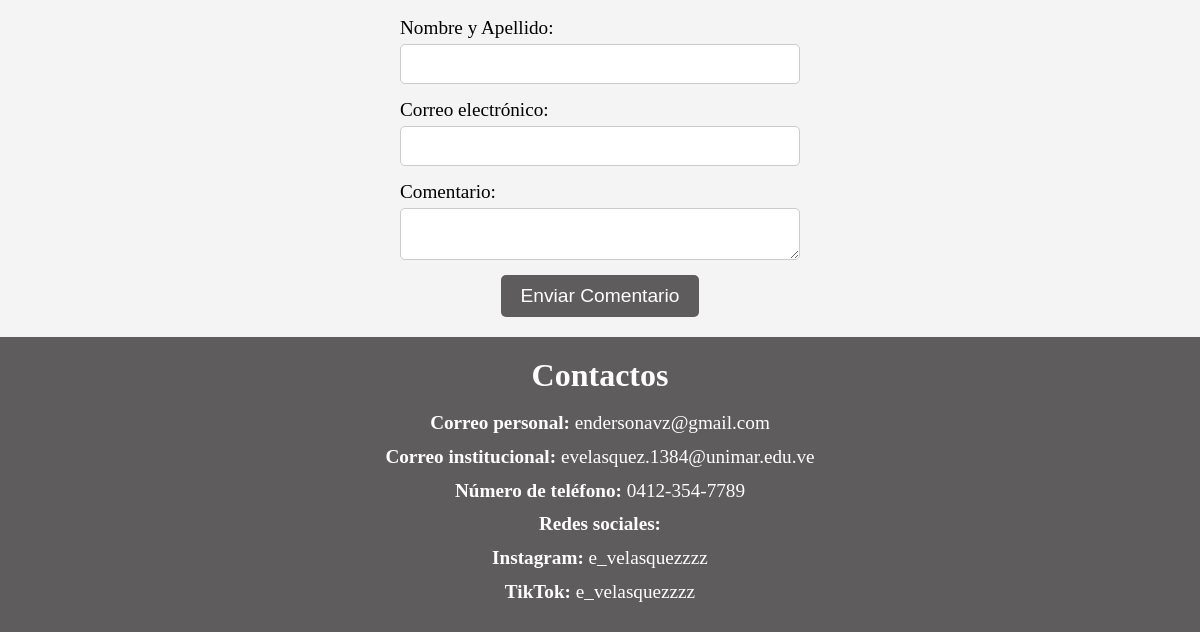
Before: / (lower part) with the older database file.
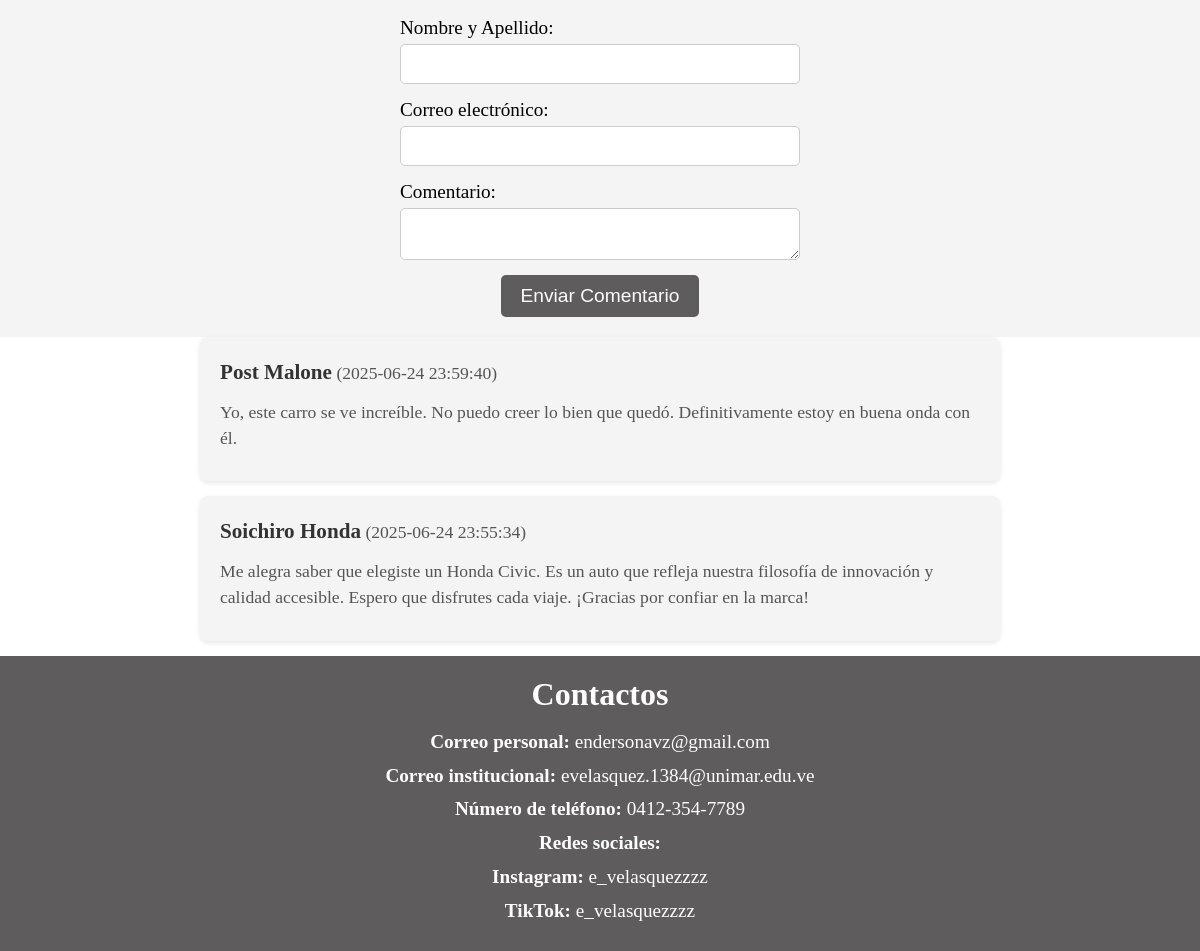
After: the same page with the newer database file.
### tables this page shows
CREATE TABLE `comentario` (
  `id` int(11) NOT NULL,
  `nombreyapellido` varchar(255) NOT NULL,
  `email` varchar(255) NOT NULL,
  `nota` varchar(1000) NOT NULL,
  `fechanota` varchar(255) NOT NULL
);

### index.php (the view, shortened to what this page needs)
<!DOCTYPE html>
<html lang="es">
<head>
    <link rel="stylesheet" href="navbar.css">
    <link rel="stylesheet" href="cuerpo.css">
    <link rel="stylesheet" href="comentario.css">
    <link rel="stylesheet" href="footer.css">
</head>
<body>
<div class="comentarios" id="comments">
    <form class="comentarios-form" action="guardar_comentario.php" method="POST">
        <label class="comentarios-label" for="nombreyapellido">Nombre y Apellido:</label>
        <input class="comentarios-input" type="text" id="nombreyapellido" name="nombreyapellido" required>
        <label class="comentarios-label" for="email">Correo electrónico:</label>
        <input class="comentarios-input" type="email" id="email" name="email" required>
        <label class="comentarios-label" for="nota">Comentario:</label>
        <textarea class="comentarios-textarea" id="nota" name="nota" required></textarea>
        <button class="comentarios-button" type="submit">Enviar Comentario</button>
    </form>
</div>
<?php
    include('conexionbdd.php');
    $sql = "SELECT * FROM comentario ORDER BY fechanota DESC";
    $result = $conn->query($sql);
    if ($result->num_rows > 0) {
        while($row = $result->fetch_assoc()) {
            echo "<div class='comentario'>";
            echo "<p><strong>" . $row['nombreyapellido'] . "</strong> (" . $row['fechanota'] . ")</p>";
            echo "<p>" . $row['nota'] . "</p>";
            echo "</div>";
        }
    } else {
        echo "";
    }
?>
<footer id="contact">
    <div class="footer-content">
        <h3>Contactos</h3>
        <p><strong>Correo personal:</strong> endersonavz@gmail.com</p>
        <p><strong>Correo institucional:</strong> evelasquez.1384@unimar.edu.ve</p>
        <p><strong>Número de teléfono:</strong> 0412-354-7789</p>
        <p><strong>Redes sociales:</strong></p>
        <p><strong>Instagram:</strong> e_velasquezzzz</p>
        <p><strong>TikTok:</strong> e_velasquezzzz</p>
    </div>
</footer>
</body>
</html>

### navbar.css (style rules this page uses)
* { margin: 0; padding: 0; box-sizing: border-box; }

### comentario.css (style rules this page uses)
.comentarios { background-color: #f4f4f4; padding: 20px; text-align: center; }
.comentarios-form { display: flex; flex-direction: column; align-items: center; }
.comentarios-label { font-size: 1.2em; margin-bottom: 5px; text-align: left; width: 100%; max-width: 400px; }
.comentarios-input, .comentarios-textarea { width: 100%; max-width: 400px; padding: 10px; margin-bottom: 15px; border: 1px solid #ccc; border-radius: 5px; font-size: 1em; }
.comentarios-button { padding: 10px 20px; font-size: 1.2em; background-color: #5e5c5c; color: white; border: none; border-radius: 5px; cursor: pointer; }
.comentario { background-color: #f4f4f4; padding: 20px; margin-bottom: 15px; border-radius: 8px; box-shadow: 0 2px 5px rgba(0, 0, 0, 0.1); max-width: 800px; margin-left: auto; margin-right: auto; text-align: left; }
.comentario p strong { color: #333; font-size: 1.2em; }
.comentario p { font-size: 0.9em; color: #888; margin-bottom: 10px; }
.comentario p { font-size: 1.1em; color: #555; line-height: 1.5; }

### footer.css (style rules this page uses)
footer { background-color: #5e5c5c; color: white; padding: 20px 0; text-align: center; }
footer .footer-content { max-width: 1000px; margin: 0 auto; }
footer h3 { font-size: 2em; margin-bottom: 15px; }
footer p { font-size: 1.2em; line-height: 1.5; margin: 5px 0; }

Changed rows visible on the page:
added comentario: nombreyapellido "Post Malone", fechanota "2025-06-24 23:59:40", nota "Yo, este carro se ve increíble. No puedo creer lo bien que quedó. Definitivamente estoy en buena onda con él."
added comentario: nombreyapellido "Soichiro Honda", fechanota "2025-06-24 23:55:34", nota "Me alegra saber que elegiste un Honda Civic. Es un auto que refleja nuestra filosofía de innovación y calidad accesible. Espero que disfrutes cada viaje. ¡Gracias por confiar en la marca!"
